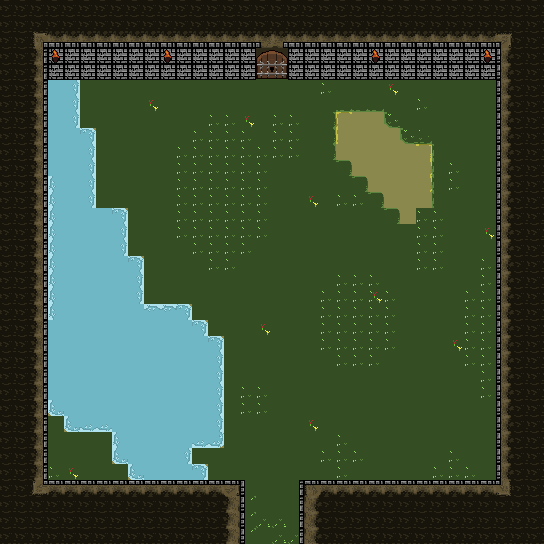

A 2D game scene composited from a Tiled map and its tileset images. What follows is a short description and the map's XML, with each tile layer's data collapsed to a summary:
An orthogonal 34x34 tile map with 16x16 px tiles, 6 tile layers (Lowest, Below, Ground, Outer, ...) and 21 objects (player, boss).

<map version="1.10" tiledversion="1.11.2" orientation="orthogonal" renderorder="right-down" width="34" height="34" tilewidth="16" tileheight="16" infinite="0" nextlayerid="12" nextobjectid="39">
 <tileset firstgid="1" source="tilesets/tileset-1.tsx" />
 <layer id="3" name="Lowest" width="34" height="34">
  <data>[1156 cells, 23 non-empty, 1 distinct tile ids]</data>
 </layer>
 <layer id="2" name="Below" width="34" height="34">
  <data>[1156 cells, 184 non-empty, 9 distinct tile ids]</data>
 </layer>
 <layer id="1" name="Ground" width="34" height="34">
  <data>[1156 cells, 851 non-empty, 18 distinct tile ids]</data>
 </layer>
 <layer id="7" name="Outer" width="34" height="34">
  <data>[1156 cells, 384 non-empty, 9 distinct tile ids]</data>
 </layer>
 <layer id="8" name="Walls" width="34" height="34">
  <data>[1156 cells, 174 non-empty, 13 distinct tile ids]</data>
 </layer>
 <layer id="4" name="Env" width="34" height="34">
  <data>[1156 cells, 14 non-empty, 2 distinct tile ids]</data>
 </layer>
 <objectgroup id="9" name="Entities">
  <object id="7" name="player" x="270" y="519">
   <point />
  </object>
  <object id="8" name="boss" x="273.5" y="148.167">
   <point />
  </object>
 </objectgroup>
 <objectgroup id="11" name="Water">
  <object id="24" x="48" y="80.3068" width="31.5" height="96.1932" />
  <object id="25" x="80" y="127" width="15.5" height="80.5" />
  <object id="26" x="47.5" y="177" width="32.5" height="30.5" />
  <object id="27" x="46.75" y="207.25" width="81.5" height="208.5" />
  <object id="29" x="128.75" y="256.25" width="15" height="223" />
  <object id="30" x="64.25" y="415.75" width="64" height="15.5" />
  <object id="31" x="111.5" y="431.5" width="16.5" height="32.75" />
  <object id="32" x="145" y="303.333" width="47" height="176.333" />
  <object id="33" x="192.333" y="463.333" width="14.6667" height="16" />
  <object id="34" x="192.333" y="320" width="15.6667" height="127.333" />
  <object id="35" x="209" y="336" width="15" height="112" />
 </objectgroup>
 <objectgroup id="10" name="Collisions">
  <object id="9" x="-25.0455" y="36.2727" width="627" height="42" />
  <object id="10" x="5.9697" y="-70" width="41" height="553" />
  <object id="15" x="-19" y="481" width="262" height="33" />
  <object id="16" x="220" y="515" width="23.5" height="61" />
  <object id="17" x="300.5" y="480.58" width="45" height="95" />
  <object id="18" x="346" y="480.583" width="241.5" height="38.9167" />
  <object id="19" x="499.334" y="2.66633" width="40" height="544" />
  <object id="37" x="220" y="544.182" width="100.727" height="22.3636" />
 </objectgroup>
</map>